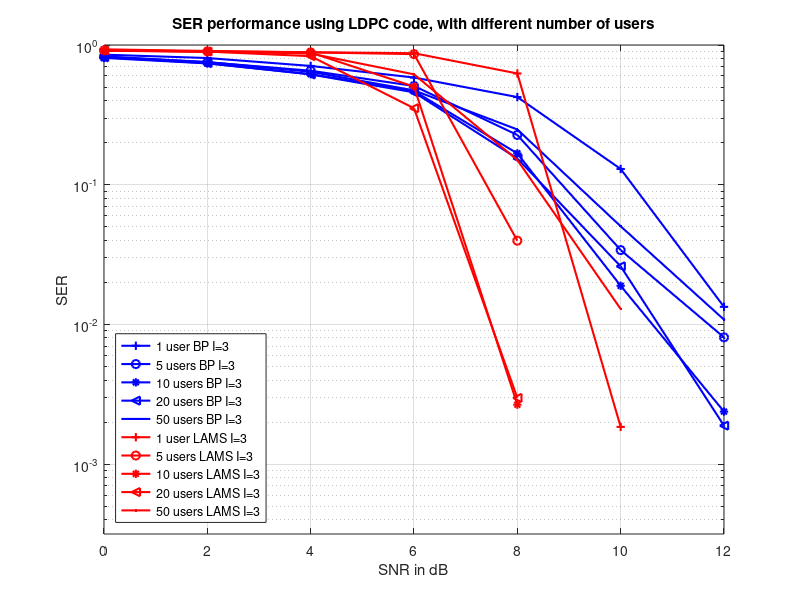

Here is the MATLAB script that generated this plot:
clear all;
clc;
%%%%%%%%%%%%%%%%%%%%%%%%%%%%%%%%%%%%%%%%%%%%%%%%%%%%%%%%%%
% BP
load 1user14_BP_I3.mat
semilogy(psnr, SER1,'b+-','LineWidth',1.5);
hold on; 

load 5user14_BP_I3.mat
semilogy(psnr, SER1,'bo-','LineWidth',1.5);
hold on; 

load 10user14_BP_I3.mat
semilogy(psnr, SER1,'b*-','LineWidth',1.5);
hold on; 

load 20user14_BP_I3.mat
semilogy(psnr, SER1,'b<-','LineWidth',1.5);
hold on;

load 50user14_BP_I3.mat
semilogy(psnr, SER1,'b.-','LineWidth',1.5);
hold on;
%%%%%%%%%%%%%%%%%%%%%%%%%%%%%%%%%%%%%%%%%%%%%%%%%%%%%%%%%%

%%%%%%%%%%%%%%%%%%%%%%%%%%%%%%%%%%%%%%%%%%%%%%%%%%%%%%%%%%
% LAMS
load 1user14_LAMS.mat
semilogy(psnr, SER1,'r+-','LineWidth',1.5);
hold on; 

load 5user14_LAMS.mat
semilogy(psnr, SER1,'ro-','LineWidth',1.5);
hold on; 

load 10user14_LAMS.mat
semilogy(psnr, SER1,'r*-','LineWidth',1.5);
hold on; 

load 20user14_LAMS.mat
semilogy(psnr, SER1,'r<-','LineWidth',1.5);
hold on;

load 50user14_LAMS.mat
semilogy(psnr, SER1,'r.-','LineWidth',1.5);
hold on;
%%%%%%%%%%%%%%%%%%%%%%%%%%%%%%%%%%%%%%%%%%%%%%%%%%%%%%%%%%

xlabel('SNR in dB');
ylabel('SER');
legend('1 user BP I=3','5 users BP I=3','10 users BP I=3','20 users BP I=3','50 users BP I=3',...
    '1 user LAMS I=3','5 users LAMS I=3','10 users LAMS I=3','20 users LAMS I=3','50 users LAMS I=3',...
    'Location','southwest');
 title('SER performance using LDPC code, with different number of users');
grid on;

axis([0 12 10^(-3.5) 1]);